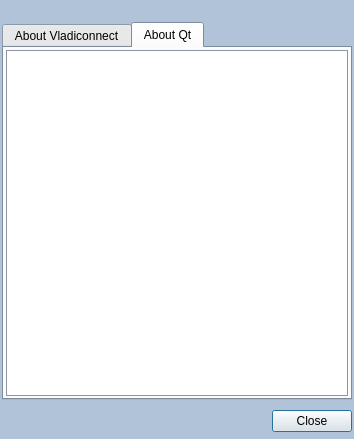
<?xml version="1.0" encoding="UTF-8"?>
<ui version="4.0">
 <class>About</class>
 <widget class="QDialog" name="About">
  <property name="geometry">
   <rect>
    <x>0</x>
    <y>0</y>
    <width>354</width>
    <height>439</height>
   </rect>
  </property>
  <property name="palette">
   <palette>
    <active>
     <colorrole role="Base">
      <brush brushstyle="SolidPattern">
       <color alpha="255">
        <red>255</red>
        <green>255</green>
        <blue>255</blue>
       </color>
      </brush>
     </colorrole>
     <colorrole role="Window">
      <brush brushstyle="SolidPattern">
       <color alpha="255">
        <red>177</red>
        <green>195</green>
        <blue>217</blue>
       </color>
      </brush>
     </colorrole>
    </active>
    <inactive>
     <colorrole role="Base">
      <brush brushstyle="SolidPattern">
       <color alpha="255">
        <red>255</red>
        <green>255</green>
        <blue>255</blue>
       </color>
      </brush>
     </colorrole>
     <colorrole role="Window">
      <brush brushstyle="SolidPattern">
       <color alpha="255">
        <red>177</red>
        <green>195</green>
        <blue>217</blue>
       </color>
      </brush>
     </colorrole>
    </inactive>
    <disabled>
     <colorrole role="Base">
      <brush brushstyle="SolidPattern">
       <color alpha="255">
        <red>177</red>
        <green>195</green>
        <blue>217</blue>
       </color>
      </brush>
     </colorrole>
     <colorrole role="Window">
      <brush brushstyle="SolidPattern">
       <color alpha="255">
        <red>177</red>
        <green>195</green>
        <blue>217</blue>
       </color>
      </brush>
     </colorrole>
    </disabled>
   </palette>
  </property>
  <property name="windowTitle">
   <string>About VladiConnect</string>
  </property>
  <property name="windowIcon">
   <iconset resource="ressources.qrc">
    <normaloff>:/images/icone.png</normaloff>:/images/icone.png</iconset>
  </property>
  <layout class="QVBoxLayout">
   <property name="margin">
    <number>2</number>
   </property>
   <item>
    <widget class="QLabel" name="label_6">
     <property name="pixmap">
      <pixmap>:/new/prefix1/images/Synkron-about.png</pixmap>
     </property>
     <property name="alignment">
      <set>Qt::AlignCenter</set>
     </property>
    </widget>
   </item>
   <item>
    <widget class="QTabWidget" name="tabWidget">
     <property name="currentIndex">
      <number>1</number>
     </property>
     <widget class="QWidget" name="about_vladiconnect">
      <attribute name="title">
       <string>About Vladiconnect</string>
      </attribute>
      <layout class="QVBoxLayout">
       <property name="margin">
        <number>2</number>
       </property>
       <item>
        <widget class="QTextBrowser" name="about_vladiconnect_tb"/>
       </item>
      </layout>
     </widget>
     <widget class="QWidget" name="about_qt">
      <attribute name="title">
       <string>About Qt</string>
      </attribute>
      <layout class="QVBoxLayout">
       <property name="margin">
        <number>2</number>
       </property>
       <item>
        <widget class="QTextBrowser" name="about_qt_tb"/>
       </item>
      </layout>
     </widget>
    </widget>
   </item>
   <item>
    <layout class="QHBoxLayout">
     <property name="spacing">
      <number>0</number>
     </property>
     <item>
      <spacer>
       <property name="orientation">
        <enum>Qt::Horizontal</enum>
       </property>
       <property name="sizeHint" stdset="0">
        <size>
         <width>131</width>
         <height>31</height>
        </size>
       </property>
      </spacer>
     </item>
     <item>
      <widget class="QPushButton" name="closeButton">
       <property name="text">
        <string>Close</string>
       </property>
      </widget>
     </item>
    </layout>
   </item>
  </layout>
 </widget>
 <resources>
  <include location="ressources.qrc"/>
 </resources>
 <connections>
  <connection>
   <sender>closeButton</sender>
   <signal>released()</signal>
   <receiver>About</receiver>
   <slot>close()</slot>
   <hints>
    <hint type="sourcelabel">
     <x>350</x>
     <y>431</y>
    </hint>
    <hint type="destinationlabel">
     <x>178</x>
     <y>172</y>
    </hint>
   </hints>
  </connection>
 </connections>
</ui>
